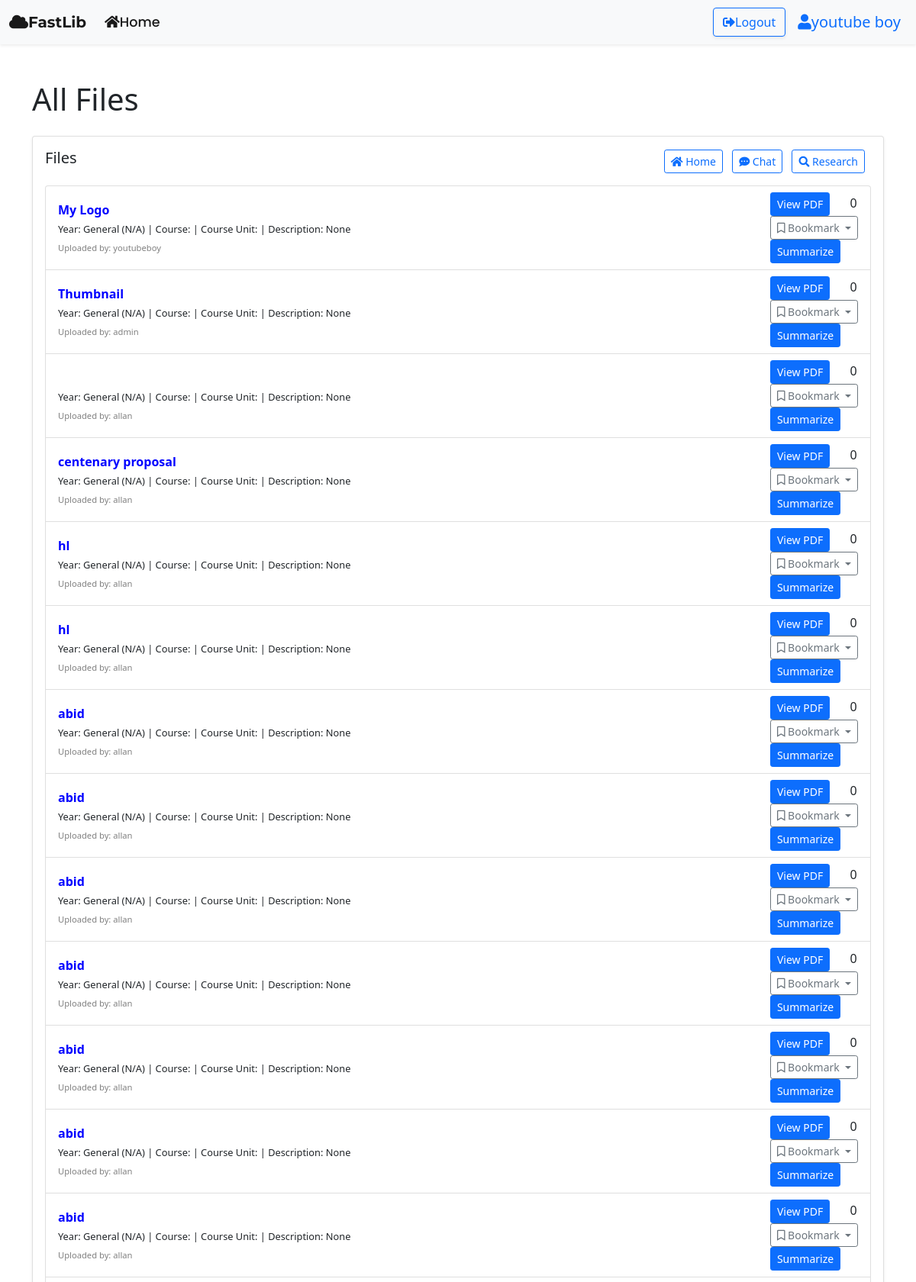
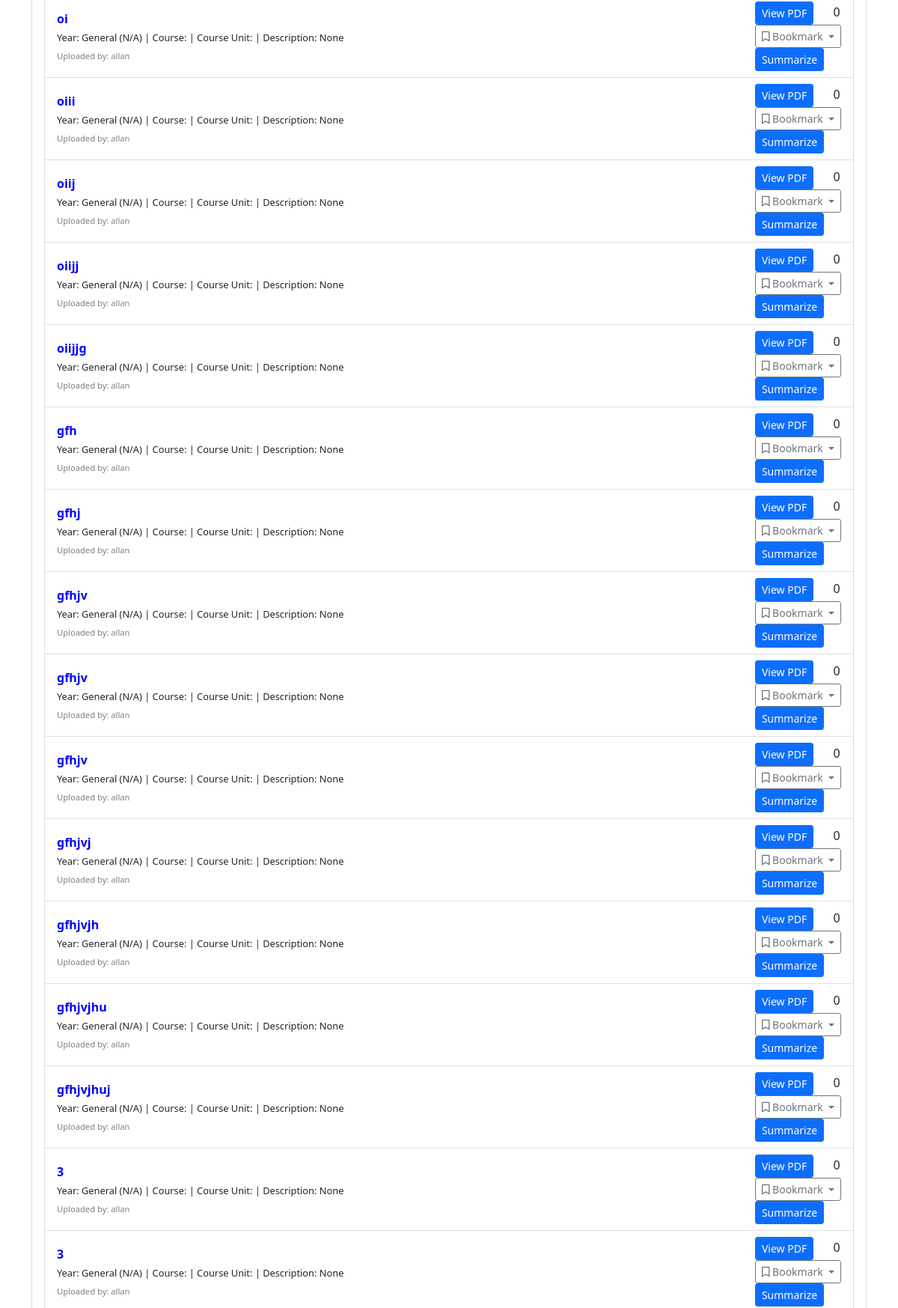
/all-files/ (signed in, upper part), run on the app's committed database (2 pictures, top to bottom).
### googledriveapp/models.py (models this page shows, shortened)
class File(models.Model):
    filetitle = models.CharField(max_length=50)
    folder = models.ForeignKey(Folder, on_delete=models.CASCADE, related_name='files')
    file = models.FileField(upload_to="Files")
    year = models.CharField(max_length=20, choices=YEAR_CHOICES, default='General (N/A)')
    course = models.CharField(max_length=100)
    course_unit = models.CharField(max_length=100)
    description = models.TextField(blank=True, null=True)
    likes = models.ManyToManyField(User, related_name='liked_files', blank=True)
    namespace = models.CharField(max_length=255, unique=True, null=True, blank=True)  # Allow NULL values

class Folder(models.Model):
    foldername = models.CharField(max_length=50)
    folderdesc = models.CharField(max_length=255)
    folderuser = models.ForeignKey(User, on_delete=models.CASCADE)
    parent_folder = models.ForeignKey('self', on_delete=models.CASCADE, null=True, blank=True, related_name='subfolders')

### googledriveapp/views.py (the view)
# urls.py: path('all-files/', views.all_files, name='all_files'),
def all_files(request):
    if request.user.is_authenticated:
        all_files = File.objects.select_related('folder', 'folder__folderuser').all()
        context = {'all_files': all_files, 'user_folders': request.user.folder_set.all()}
        return render(request, 'googledriveapp/all_files.html', context)
    else:
        return redirect('login')

### googledriveapp/templates/googledriveapp/all_files.html (shortened to what this page needs)
{% extends 'googledriveapp/base.html' %}
{% load static %}
{% block body %}
<div class="container my-5">
    <h1 class="mb-4">All Files</h1>
    <div class="row">
        <div class="col-md-12">
            <div class="card shadow-sm">
                <div class="card-body">
                    <div class="d-flex justify-content-between align-items-center mb-3">
                        <h5 class="card-title">Files</h5>
                        <div>
                            <a href="{% url 'index' %}" class="btn btn-outline-primary btn-sm me-2">
                                <i class="fas fa-home"></i> Home
                            </a>
                            <a href="{% url 'chatbot2' %}" class="btn btn-outline-primary btn-sm me-2">
                                <i class="fas fa-comment-dots"></i> Chat
                            </a>
                            <a href="{% url 'research' %}" class="btn btn-outline-primary btn-sm me-2">
                                <i class="fas fa-search"></i> Research
                            </a>
                        </div>
                    </div>
                    <ul class="list-group">
                        {% for file in all_files %}
                        <li class="list-group-item d-flex justify-content-between align-items-center" data-file-id="{{ file.id }}">
                            <div>
                                <span style="font-size: 1rem; color: blue;"><strong>{{ file.filetitle }}</strong></span><br>
                                <span style="font-size: 0.8rem;">
                                    Year: {{ file.year }} | Course: {{ file.course }} | Course Unit: {{ file.course_unit }} | Description: {{ file.description|truncatechars:50 }}
                                </span>
                                <br>
                                <span style="font-size: 0.7rem; color: gray;">Uploaded by: {{ file.folder.folderuser.username }}</span>
                            </div>
                            <div>
                                <a href="{% url 'view_pdf' file.id %}" class="btn btn-primary btn-sm">View PDF</a>
                                <button class="like-btn btn btn-sm {% if request.user in file.likes.all %}text-danger{% else %}text-muted{% endif %}">
                                </button>
                                <span class="likes-count">{{ file.likes.count }}</span>
                                <div class="dropdown">
                                    <button class="btn btn-outline-secondary btn-sm dropdown-toggle" type="button" data-bs-toggle="dropdown" aria-expanded="false">
                                        <i class="far fa-bookmark"></i> Bookmark
                                    </button>
                                </div>
                                <a href="{% url 'summarize_the_document' file.id %}" class="btn btn-primary btn-sm">Summarize</a>
                            </div>
                        </li>
                        {% empty %}
                        <li class="list-group-item">No files found.</li>
                        {% endfor %}
                    </ul>
                </div>
            </div>
        </div>
    </div>
{% endblock body %}

### googledriveapp/templates/googledriveapp/base.html (shortened to what this page needs)
<!DOCTYPE html>
<html lang="en">
  <head>
    <link
      href="https://cdn.jsdelivr.net/npm/bootstrap@5.0.1/dist/css/bootstrap.min.css"
      rel="stylesheet"
    />
    <link
      rel="stylesheet"
      href="https://cdnjs.cloudflare.com/ajax/libs/font-awesome/5.15.3/css/all.min.css"
    />
  </head>
  <body>
    <nav class="navbar navbar-expand-lg navbar-light bg-light shadow-sm">
      <div class="container-fluid">
        <a class="navbar-brand" href="{% url 'index' %}"
          ><i class="fas fa-cloud mr-2"></i>FastLib</a
        >
        <div class="collapse navbar-collapse" id="navbarSupportedContent">
          <ul class="navbar-nav me-auto mb-2 mb-lg-0">
            {% if user.is_authenticated %}
            <li class="nav-item">
              <a
                class="nav-link active"
                aria-current="page"
                href="{% url 'index' %}"
                ><i class="fas fa-home mr-1"></i>Home</a
              >
            </li>
            {% endif %}
          </ul>
          {% if user.is_authenticated %}
          <a
            href="{% url 'logout' %}"
            class="btn btn-outline-primary mx-2 shadow-sm"
            ><i class="fas fa-sign-out-alt mr-1"></i>Logout</a
          >
          <h5 class="text-primary my-2 mx-2">
            <i class="fas fa-user mr-1"></i>{{user.get_full_name}}
          </h5>
          {% endif %}
        </div>
      </div>
    </nav>
    {% block body %}{% endblock body %}
  </body>
</html>

### googledriveapp/templates/googledriveapp/base.html (style rules this page uses)
body { overflow-x: hidden; background-color: #f8f9fa; font-family: 'Poppins', sans-serif; }
.navbar-brand { font-family: 'Montserrat', sans-serif; font-size: 1.8rem; font-weight: 700; color: #007bff; }
.navbar-nav .nav-link { font-family: 'Poppins', sans-serif; font-size: 1.1rem; font-weight: 500; color: #333; transition: color 0.3s ease; }
.btn-outline-primary { border-color: #007bff; color: #007bff; transition: background-color 0.3s ease, color 0.3s ease; }

### data on the page
File: filetitle "My Logo", year "General (N/A)", description "None", folder.folderuser.username "youtubeboy", likes.count "0"
File: filetitle "Thumbnail", year "General (N/A)", description "None", folder.folderuser.username "admin", likes.count "0"
File: year "General (N/A)", description "None", folder.folderuser.username "allan", likes.count "0"
File: filetitle "centenary proposal", year "General (N/A)", description "None", folder.folderuser.username "allan", likes.count "0"
File: filetitle "hl", year "General (N/A)", description "None", folder.folderuser.username "allan", likes.count "0"
File: filetitle "hl", year "General (N/A)", description "None", folder.folderuser.username "allan", likes.count "0"
File: filetitle "abid", year "General (N/A)", description "None", folder.folderuser.username "allan", likes.count "0"
File: filetitle "abid", year "General (N/A)", description "None", folder.folderuser.username "allan", likes.count "0"
File: filetitle "abid", year "General (N/A)", description "None", folder.folderuser.username "allan", likes.count "0"
File: filetitle "abid", year "General (N/A)", description "None", folder.folderuser.username "allan", likes.count "0"
File: filetitle "abid", year "General (N/A)", description "None", folder.folderuser.username "allan", likes.count "0"
File: filetitle "abid", year "General (N/A)", description "None", folder.folderuser.username "allan", likes.count "0"
File: filetitle "abid", year "General (N/A)", description "None", folder.folderuser.username "allan", likes.count "0"
File: filetitle "oi", year "General (N/A)", description "None", folder.folderuser.username "allan", likes.count "0"
File: filetitle "oiii", year "General (N/A)", description "None", folder.folderuser.username "allan", likes.count "0"
File: filetitle "oiij", year "General (N/A)", description "None", folder.folderuser.username "allan", likes.count "0"
File: filetitle "oiijj", year "General (N/A)", description "None", folder.folderuser.username "allan", likes.count "0"
File: filetitle "oiijjg", year "General (N/A)", description "None", folder.folderuser.username "allan", likes.count "0"
File: filetitle "gfh", year "General (N/A)", description "None", folder.folderuser.username "allan", likes.count "0"
File: filetitle "gfhj", year "General (N/A)", description "None", folder.folderuser.username "allan", likes.count "0"
File: filetitle "gfhjv", year "General (N/A)", description "None", folder.folderuser.username "allan", likes.count "0"
File: filetitle "gfhjv", year "General (N/A)", description "None", folder.folderuser.username "allan", likes.count "0"
File: filetitle "gfhjv", year "General (N/A)", description "None", folder.folderuser.username "allan", likes.count "0"
File: filetitle "gfhjvj", year "General (N/A)", description "None", folder.folderuser.username "allan", likes.count "0"
File: filetitle "gfhjvjh", year "General (N/A)", description "None", folder.folderuser.username "allan", likes.count "0"
File: filetitle "gfhjvjhu", year "General (N/A)", description "None", folder.folderuser.username "allan", likes.count "0"
File: filetitle "gfhjvjhuj", year "General (N/A)", description "None", folder.folderuser.username "allan", likes.count "0"
File: filetitle "3", year "General (N/A)", description "None", folder.folderuser.username "allan", likes.count "0"
File: filetitle "3", year "General (N/A)", description "None", folder.folderuser.username "allan", likes.count "0"

### other printed values
{{ user.get_full_name }} "youtube boy"
